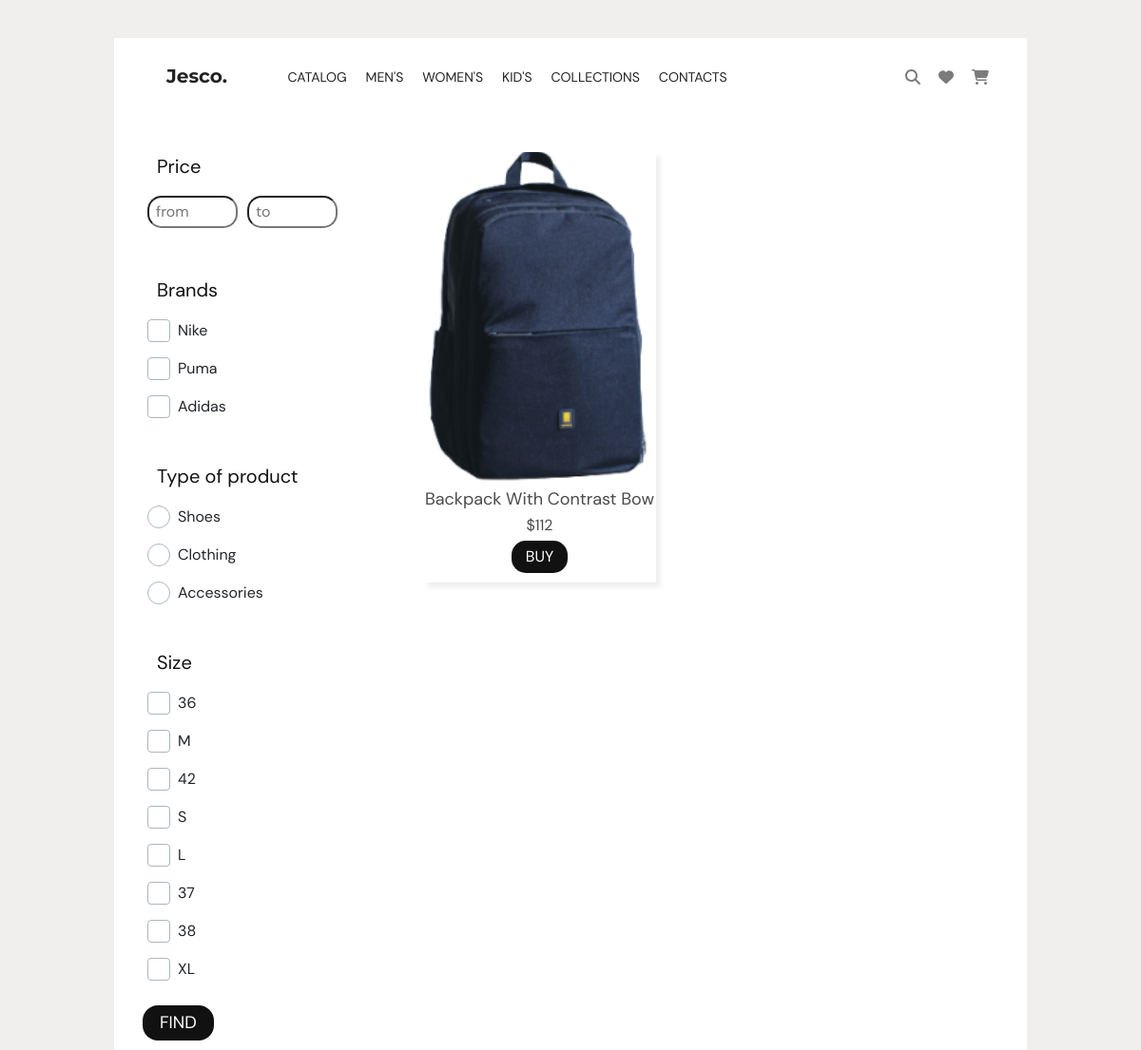
The page /catalog/accessories on the database its author committed.
### web/models.py (models this page shows, shortened)
class Brands(models.Model):
    id = models.AutoField('id', primary_key=True )
    name = models.CharField('name', max_length=50)
    class Meta:
        verbose_name = 'Бренд'
        verbose_name_plural = 'Бренды'

class Type(models.Model):
    id = models.AutoField('id', primary_key=True)
    name = models.CharField('name', max_length=55)
    class Meta:
        verbose_name = 'Тип товара'
        verbose_name_plural = 'Типы товаров'

class Size(models.Model):
    id = models.AutoField('id', primary_key=True)
    name = models.CharField('name', max_length=55)
    type_product = models.ForeignKey('Type', on_delete=models.SET_NULL, null=True)
    class Meta:
        verbose_name = 'Размер'
        verbose_name_plural = 'Размеры'

class Products(models.Model):
    id = models.AutoField('id', primary_key=True)
    title = models.CharField('title', max_length=200, default="")
    id_categories = models.ForeignKey('Categories', on_delete=models.SET_NULL, null=True)
    id_brand = models.ForeignKey('Brands', on_delete=models.SET_NULL, null=True)
    id_type = models.ForeignKey('Type', on_delete=models.SET_NULL, null=True)
    img = models.ImageField(default="")
    price = models.IntegerField('price')
    size = models.ForeignKey('Size', on_delete=models.SET_NULL, null=True)
    is_best_seller = models.BooleanField(default=False)
    is_new_arrivals = models.BooleanField(default=False)
    class Meta:
        verbose_name = 'Товар'
        verbose_name_plural = 'Товары'

### web/views.py (the view)
# urls.py: path('catalog/accessories', views.ViewAccessoriesProducts.as_view(), name='catalog_accessories'),
class ViewAccessoriesProducts(GetByAnyFilter, ListView):
    model = Products
    queryset = Products.objects.filter(id_type=3)

### web/views.py (called while the page is built)
    def get_by_brands(self):
        return Brands.objects.all()

    def get_by_size(self):
        return Size.objects.all()

    def get_by_type(self):
        return Type.objects.all()

### templates/web/products_list.html (shortened to what this page needs)
{% load static %}
<!DOCTYPE html>
<html lang="en">
<head>
    <link rel="stylesheet" href="{% static 'css/reset.css'%}"/>
    <link rel="stylesheet" href="{% static 'css/style.css'%}"/>
    <link href="{% static 'fontawesome_free/css/all.min.css' %}" rel="stylesheet" type="text/css">
    <link href="{% static 'fontawesomefree/css/fontawesome.css' %}" rel="stylesheet" type="text/css">
    <link href="{% static 'fontawesomefree/css/brands.css' %}" rel="stylesheet" type="text/css">
    <link href="{% static 'fontawesomefree/css/solid.css' %}" rel="stylesheet" type="text/css">
    <link href="{% static 'fontawesomefree/css/regular.css' %}" rel="stylesheet" type="text/css">
    <link href="https://cdn.jsdelivr.net/npm/bootstrap@5.0.2/dist/css/bootstrap.min.css" rel="stylesheet"
>
</head>
<body>
<div class="wrapper">
    {% include 'web/header.html' %}
    <main class="page">
        <section class="page-main__catalog _container ">
            <form action="{% url 'filter' %}" method="get" class="filter__main">
                <div class="filter__block">
                    <div class="price__block">
                        <p class="price-block__title _filter__title">
                            Price
                        </p>
                        <div class="price__input">
                            <input type="text" placeholder="from" class="price__input-main">
                            <input type="text" placeholder="to" class="price__input-main">
                        </div>
                    </div>
                    <div class="brands__block">
                        <p class="brands__block_title _filter__title">
                            Brands
                        </p>
                        <div class="brands__checkbox">
                            {% for brand in view.get_by_brands %}
                            <div class="item__checkbox">
                                <label for="{{ brand.name }}">{{ brand.name }}</label>
                            </div>
                            {% endfor %}
                        </div>
                    </div>
                    <div class="type-product__block">
                        <p class="type-product__title _filter__title">
                            Type of product
                        </p>
                        <div class="type-product_radiobutton">
                            {% for type in view.get_by_type %}
                            <div class="type__item">
                                <label for="{{ type.name }}">{{ type.name }}</label>
                            </div>
                            {% endfor %}
                        </div>
                    </div>
                    <div class="size__block">
                        <p class="size__title _filter__title">
                            Size
                        </p>
                        <div class="size__checkbox">
                            {% for size in view.get_by_size %}
                            <div class="item__checkbox">
                                <label for="{{ size.name }}">{{ size.name }}</label>
                            </div>
                            {% endfor %}
                        </div>
                    </div>
                </div>
                <button type="submit" class="find__filter">
                    FIND
                </button>
            </form>
            <div class="main-catalog__lists __container">
                {% for item in products_list %}
                <a href="{% url 'view_detail_product' item.id %}">
                    <div class="main-catalog__list">
                        <img src="{{ item.img.url }}" alt="" class="product__img">
                        <div class="product__title">
                            {{ item.title }}
                        </div>
                        <div class="product__price">
                            ${{ item.price }}
                        </div>
                        <div class="product__buy">
                            <button class="buy_now">
                                BUY
                            </button>
                        </div>
                    </div>
                </a>
                {% endfor %}
            </div>
        </section>
    </main>
</div>
</body>
</html>

### static/css/style.css (style rules this page uses)
a { text-decoration: none !important; color: black; }
body { width: 100%; background: #F1EEEE; }
img { object-fit: cover; }
.wrapper { background: #F1EEEE; padding-top: 50px; min-width: 100%; }
._container { width: 80%; margin: 0 auto; background: #ffff; }
.__container { padding: 0 190px; }
.type-product__block { margin-bottom: 40px; }
body { background: #dfedee; transition: all 0.5s ease; }
.page-main__catalog { display: flex; flex-direction: row; padding-top: 40px; }
.main-catalog__lists { display: flex; flex-direction: row; flex-wrap: wrap; justify-content: left; }
.main-catalog__list { margin-right: 35px; text-align: center; padding-bottom: 10px; box-shadow: 5px 5px 5px #F0EEED; margin-bottom: 39px; }
.product__img { width: 245px; height: 346px; }
.product__title { font-family: DM_Sans_Regular; font-size: 18px; line-height: 18px; color: #4B4B4B; padding: 10px 0; }
.product__price { font-family: DM_Sans_Regular; font-size: 16px; line-height: 18px; color: #4B4B4B; }
.buy_now { margin-top: 7px; background: #111111; color: #FFFFFF; border: none; padding: 5px 15px; border-radius: 15px; font-family: DM_Sans_Regular; }
.filter__block { padding: 0 0 0 35px; }
._filter__title { color: #111111; font-family: DM_Sans_Regular; font-size: 20px; padding-left: 10px; text-align: left; }
.price__input { display: flex; flex-direction: row; margin-bottom: 50px; }
.price__input-main { border-radius: 15px; margin-right: 10px; padding: 3px 7px; }
.price__input-main:last-of-type { margin-right: 0; }
.price__input-main { width: 95px; color: #1F1F1F; font-family: DM_Sans_Regular; }
.item__checkbox { margin-bottom: 10px; }
label { font-family: DM_Sans_Regular; font-size: 16px; }
.custom-checkbox + label { display: inline-flex; align-items: center; user-select: none; }
.custom-checkbox + label::before { content: ''; display: inline-block; width: 1.5em; height: 1.5em; flex-shrink: 0; flex-grow: 0; border: 1px solid #adb5bd; border-radius: 0.25em; margin-right: 0.5em; background-repeat: no-repeat; background-position: center center; background-size: 50% 50%; }
.brands__block { margin-bottom: 40px; }
.type__item { margin-bottom: 10px; }
.custom-radio + label { display: inline-flex; align-items: center; user-select: none; }
.custom-radio + label::before { content: ''; display: inline-block; width: 1.5em; height: 1.5em; flex-shrink: 0; flex-grow: 0; border: 1px solid #adb5bd; border-radius: 50%; margin-right: 0.5em; background-repeat: no-repeat; background-position: center center; background-size: 50% 50%; }
.find__filter { margin: 10px 0 10px 30px; background: #111111; color: #FFFFFF; border: none; font-size: 18px; padding: 5px 18px; border-radius: 16px; font-family: DM_Sans_Regular; }
@media (max-width: 1224px ) { .__container { padding: 0 90px; } }
@media (max-width: 1224px ) { .wrapper { padding-top: 40px; } }

### rows shown on the page
Brands: name "Nike"
Brands: name "Puma"
Brands: name "Adidas"
Type: name "Shoes"
Type: name "Clothing"
Type: name "Accessories"
Size: name "36"
Size: name "M"
Size: name "42"
Size: name "S"
Size: name "L"
Size: name "37"
Size: name "38"
Size: name "XL"
Products: img (picture), title "Backpack With Contrast Bow", price "112"
